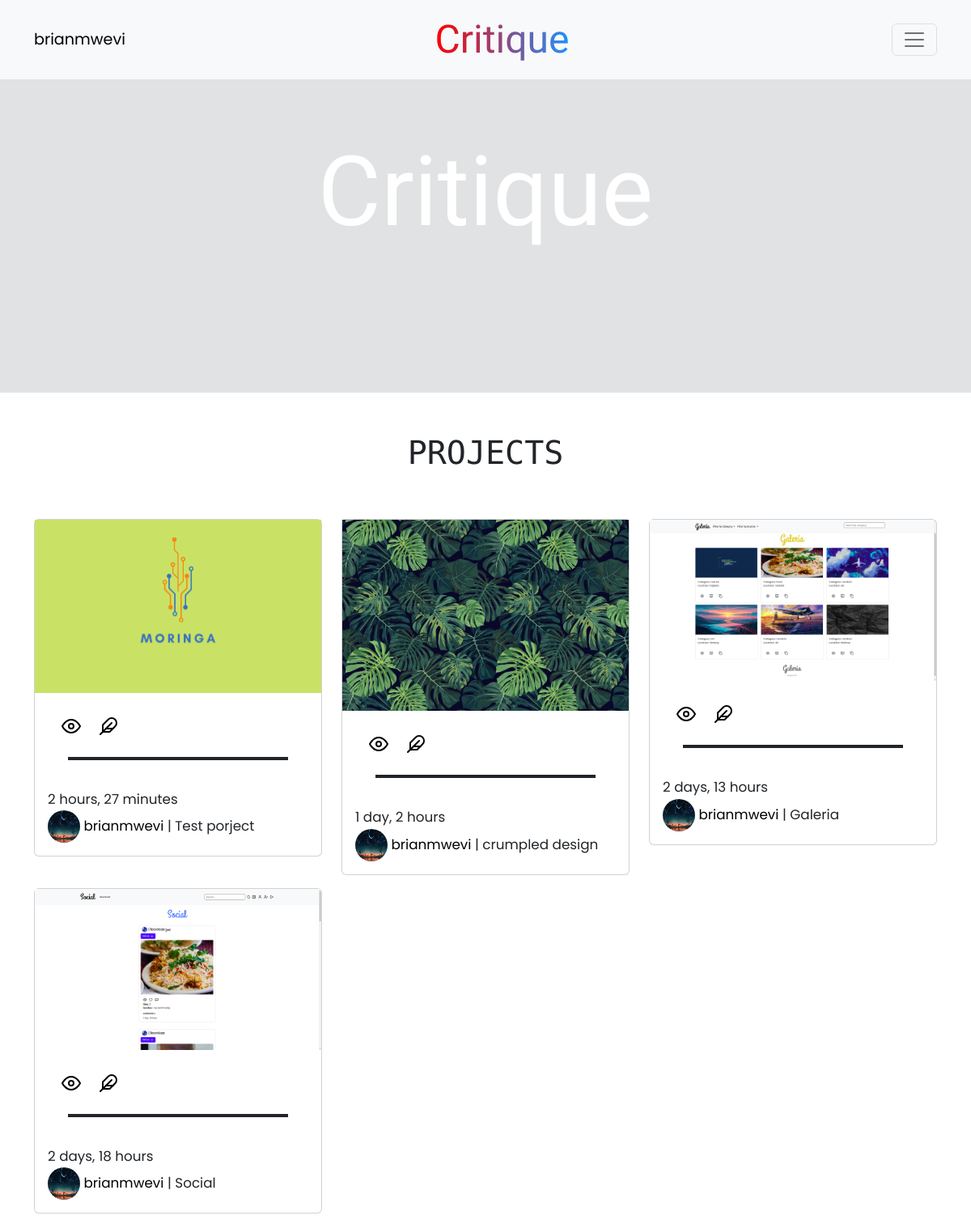
/ (signed in), run on the app's committed database.
### critique/models.py (models this page shows, shortened)
class Project(models.Model):
    image = models.ImageField(upload_to='media/', default='image.png')
    projectname =models.CharField(max_length=100)
    description=models.CharField(max_length=255, null=False, blank=False)
    likes =models.ManyToManyField(User, related_name='critique_image')
    created = models.DateTimeField(auto_now_add=True)
    modified =models.DateTimeField(auto_now=True)
    reviews =models.ManyToManyField('Reviews',blank=True)
    urls = models.URLField()
    profile = models.ForeignKey(Profile, default=None, null=True, blank=True, on_delete=models.CASCADE)

class Profile(models.Model):
    pro_picture =models.ImageField(upload_to ='profile/', default='')
    bio = models.TextField(max_length=255, blank=True)
    user = models.ForeignKey(User, on_delete=models.CASCADE,related_name='profile')
    email= models.EmailField(blank=True)
    def __str__(self):
        return self.user.username

### critique/views.py (the view)
# urls.py: path('', views.home, name='home'),
def home(request):
    images=Project.objects.order_by("-created").all()
    current_user = request.user
    return render(request,'critiques/home.html', {'images':images})

### critique/templates/critiques/home.html (shortened to what this page needs)
{% extends 'critiques/base.html' %}
{% load static %}
{% block content %}
<nav class="navbar navbar-fluid-lg bg-light mb-5 fixed-top">
  <div class="container">
    {% if request.user.is_authenticated %}
    <a href="{% url 'profile' %}" class="navbar-user">{{ request.user }}</a>
    {% endif%}
    <a href="{% url 'home'%}" class="navbar-brand">Critique</a>
    <button
      class="navbar-toggler"
      type="button"
      data-bs-toggle="collapse"
      data-bs-target="#navmenu"
      style="color: white"
    >
      <span class="navbar-toggler-icon dark"></span>
    </button>
  </div>
</nav>
<div class="container-fluid" id="landing-page">
  <h1>Critique</h1>
</div>
<div class="container">
  <div class="project-title">
    <h1>projects</h1>
  </div>
  <div class="row">
    {% for image in images %}
    <div class="col-s-6 col-md-4">
      <div class="card my-2">
        <img src="{{image.image.url}}" alt="img.." />
        <div
          class="card-body"
          style="font-family: 'Poppins', sans-serif; font-size: larger"
        >
          <a href="{% url 'photo' image.pk  %}" class="btn btn-sm m-2"
            ><svg
              xmlns="http://www.w3.org/2000/svg"
              width="24"
              height="24"
              viewBox="0 0 24 24"
              fill="none"
              stroke="currentColor"
              stroke-width="2"
              stroke-linecap="round"
              stroke-linejoin="round"
              class="feather feather-eye"
            >
              <path d="M1 12s4-8 11-8 11 8 11 8-4 8-11 8-11-8-11-8z"></path>
              <circle cx="12" cy="12" r="3"></circle></svg
          ></a>
          <a href="{% url 'review' image.pk %}"
            ></a>
          <br />
          <span class="line"></span>
          <br />
          <small class="date mt-2">{{image.created|timesince}}</small>
          <br />
          <small>
            <a href="{% url 'profile' %}">
              <span>
                <img src="{{image.profile.pro_picture.url}}" alt="pro pic"</span
              >
            </a>
            <a href="{% url 'profile' %}">{{image.profile}}</a> |
            <span>{{image.projectname}}</span></small
          >
        </div>
      </div>
    </div>
    {% endfor %}
  </div>
</div>
{% endblock %}

### critique/static/critiques/css/global.css (style rules this page uses)
* { margin: 0%; padding: 0%; }
.navbar-brand { font-size: 6vh; font-family: "Grand Hotel", cursive; background: linear-gradient(to right, red, dodgerblue); -webkit-background-clip: text; -webkit-text-fill-color: transparent; }
.navbar-user { text-decoration: none; color: black; font-family: "Poppins", sans-serif; font-size: larger; }
#landing-page { margin-top: 85px; background-color: rgba(0, 10, 20, 0.116); height: 50vh; }
#landing-page h1 { color: white; text-align: center; padding-top: 10vh; font-family: "Grand Hotel"; font-size: 15vh; }
.project-title { text-align: center; text-transform: uppercase; margin: 50px; font-family: "Monoton", cursive; }
.card-body img { height: 40px; width: 40px; border-radius: 50%; }
.card-body .date { margin-bottom: 2px; }
.card-body a { text-decoration: none; color: black; }
.line { border-bottom: 4px solid; display: block; margin-left: 25px; margin-right: 25px; margin-bottom: 5px; margin-top: 13px; background: linear-gradient(to right, blue, red); }

### data on the page
Project: image (picture), created "2 hours, 27 minutes", profile.pro_picture (picture), profile "brianmwevi", projectname "Test porject"
Project: image (picture), created "1 day, 2 hours", profile.pro_picture (picture), profile "brianmwevi", projectname "crumpled design"
Project: image (picture), created "2 days, 13 hours", profile.pro_picture (picture), profile "brianmwevi", projectname "Galeria"
Project: image (picture), created "2 days, 18 hours", profile.pro_picture (picture), profile "brianmwevi", projectname "Social"

### other printed values
{{ request.user }} "brianmwevi"
